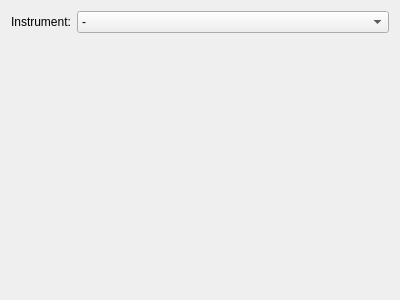
<?xml version="1.0" encoding="UTF-8"?>
<ui version="4.0">
 <class>SynthParameters</class>
 <widget class="QWidget" name="SynthParameters">
  <property name="geometry">
   <rect>
    <x>0</x>
    <y>0</y>
    <width>400</width>
    <height>300</height>
   </rect>
  </property>
  <property name="windowTitle">
   <string>Form</string>
  </property>
  <layout class="QVBoxLayout" name="verticalLayout">
   <item>
    <layout class="QFormLayout" name="formLayout">
     <item row="0" column="0">
      <widget class="QLabel" name="label">
       <property name="text">
        <string>Instrument:</string>
       </property>
      </widget>
     </item>
     <item row="0" column="1">
      <widget class="QComboBox" name="comboBox">
       <item>
        <property name="text">
         <string>-</string>
        </property>
       </item>
      </widget>
     </item>
    </layout>
   </item>
  </layout>
 </widget>
 <resources/>
 <connections/>
</ui>
